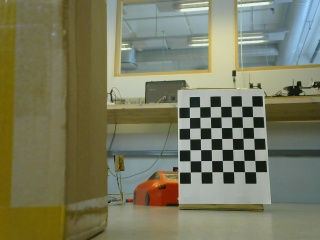
#> input picture left.jpeg, 320 x 240 px
$ python DispTest2.py   (Python 2 division)   (older library calls are emulated)
#> lines starting #> are read from the running program, lines starting #| are printed output that depends on the picture
#!/usr/bin/env python

import cv2
import numpy as np
import time

cameraMatrix1 = np.loadtxt('calibrationMatrices/cameraMatrix1_mat.txt')
cameraMatrix2 = np.loadtxt('calibrationMatrices/cameraMatrix2_mat.txt')
distCoeffs1 = np.loadtxt('calibrationMatrices/distCoeffs1_mat.txt')
distCoeffs2 = np.loadtxt('calibrationMatrices/distCoeffs2_mat.txt')
R1 = np.loadtxt('calibrationMatrices/R1_mat.txt')
R2 = np.loadtxt('calibrationMatrices/R2_mat.txt')
P1 = np.loadtxt('calibrationMatrices/P1_mat.txt')
P2 = np.loadtxt('calibrationMatrices/P2_mat.txt')


#enter = raw_input("To take left picture, press enter.")
imgL = cv2.imread('left.jpeg')
#> imgL is the input picture: shape (240, 320, 3); mean B, G, R 95.6, 121.7, 120.5
#enter = raw_input("To take right picture 2, press enter")
imgR = cv2.imread('right.jpeg')
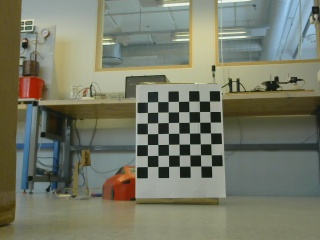
#> input picture right.jpeg, 320 x 240 px
#> imgR is the input picture: shape (240, 320, 3); mean B, G, R 104.2, 121.4, 118

right_maps = cv2.initUndistortRectifyMap(cameraMatrix1, distCoeffs1, R1, P1, (imgR.shape[0], imgR.shape[1]), cv2.CV_16SC2)
left_maps = cv2.initUndistortRectifyMap(cameraMatrix2, distCoeffs2, R2, P2, (imgR.shape[0], imgR.shape[1]), cv2.CV_16SC2)

#imgL = cv2.remap(imgL, left_maps[0], left_maps[1], cv2.INTER_LANCZOS4)
#imgR = cv2.remap(imgR, right_maps[0], right_maps[1], cv2.INTER_LANCZOS4)

#window_size = 3
minDisparity = 16
numDisparities = 96
blockSize = 5

"""
    stereo = cv2.StereoSGBM_create(minDisparity = min_disp,
    numDisparities = num_disp,
    blockSize = 16,
    P1 = 8*3*window_size**2,
    P2 = 32*3*window_size**2,
    disp12MaxDiff = 1,
    uniquenessRatio = 10,
    speckleWindowSize = 100,
    speckleRange = 32
    )
    """
#stereo = cv2.StereoBM(cv2.STEREO_BM_BASIC_PRESET,ndisparities=96, SADWindowSize=25)
#stereo = cv2.StereoSGBM_create(numDisparities = 96, blockSize = 25 ) #blockSize must be odd
stereo = cv2.StereoSGBM_create(minDisparity = 0, numDisparities = numDisparities, blockSize = blockSize )

print('computing disparity...')
imgL = cv2.cvtColor(imgL, cv2.COLOR_BGR2GRAY)
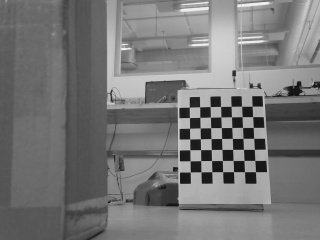
#> imgL: shape (240, 320); min 15, max 241, mean 118.4
imgR = cv2.cvtColor(imgR, cv2.COLOR_BGR2GRAY)
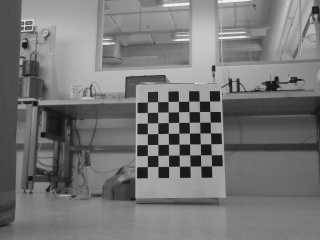
#> imgR: shape (240, 320); min 17, max 242, mean 118.5
disp = stereo.compute(imgL, imgR).astype(np.float32) / 16.0
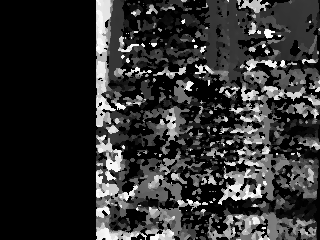
#> disp: shape (240, 320) float32; min -1, max 95, mean 17.7; drawn with min black and max white
print disp
#> (printed output is left out)
np.savetxt('disp.txt',disp)

"""
points = cv2.reprojectImageTo3D(disp, Q)
print points
colors = imgL
mask = disp > disp.min()
out_points = points[mask]
out_colors = colors[mask]
"""

#cv2.imshow('left', imgL)
print (disp-minDisparity)/numDisparities * 255
#> (printed output is left out)
#> (the run stopped early here; a loop or call above may not have finished)
